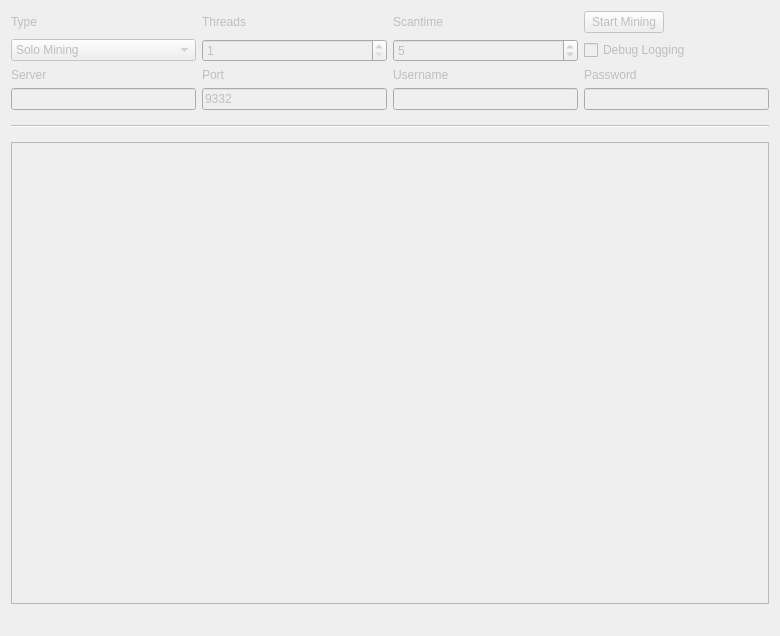
<?xml version="1.0" encoding="UTF-8"?>
<ui version="4.0">
 <class>MiningPage</class>
 <widget class="QWidget" name="MiningPage">
  <property name="enabled">
   <bool>false</bool>
  </property>
  <property name="geometry">
   <rect>
    <x>0</x>
    <y>0</y>
    <width>780</width>
    <height>636</height>
   </rect>
  </property>
  <property name="windowTitle">
   <string>Mining</string>
  </property>
  <layout class="QGridLayout" name="gridLayout">
   <property name="sizeConstraint">
    <enum>QLayout::SetMaximumSize</enum>
   </property>
   <item row="7" column="1">
    <widget class="QLineEdit" name="serverLine">
     <property name="enabled">
      <bool>false</bool>
     </property>
    </widget>
   </item>
   <item row="6" column="3">
    <widget class="QLabel" name="usernameLabel">
     <property name="enabled">
      <bool>false</bool>
     </property>
     <property name="text">
      <string>Username</string>
     </property>
    </widget>
   </item>
   <item row="6" column="1">
    <widget class="QLabel" name="serverLabel">
     <property name="enabled">
      <bool>false</bool>
     </property>
     <property name="text">
      <string>Server</string>
     </property>
    </widget>
   </item>
   <item row="7" column="3">
    <widget class="QLineEdit" name="usernameLine">
     <property name="enabled">
      <bool>false</bool>
     </property>
     <property name="text">
      <string/>
     </property>
    </widget>
   </item>
   <item row="6" column="4">
    <widget class="QLabel" name="passwordLabel">
     <property name="enabled">
      <bool>false</bool>
     </property>
     <property name="text">
      <string>Password</string>
     </property>
    </widget>
   </item>
   <item row="6" column="2">
    <widget class="QLabel" name="portLabel">
     <property name="enabled">
      <bool>false</bool>
     </property>
     <property name="text">
      <string>Port</string>
     </property>
    </widget>
   </item>
   <item row="3" column="4">
    <widget class="QPushButton" name="startButton">
     <property name="sizePolicy">
      <sizepolicy hsizetype="Fixed" vsizetype="Fixed">
       <horstretch>0</horstretch>
       <verstretch>0</verstretch>
      </sizepolicy>
     </property>
     <property name="text">
      <string>Start Mining</string>
     </property>
    </widget>
   </item>
   <item row="8" column="1" colspan="4">
    <widget class="Line" name="line">
     <property name="sizePolicy">
      <sizepolicy hsizetype="Minimum" vsizetype="Fixed">
       <horstretch>0</horstretch>
       <verstretch>0</verstretch>
      </sizepolicy>
     </property>
     <property name="minimumSize">
      <size>
       <width>0</width>
       <height>20</height>
      </size>
     </property>
     <property name="orientation">
      <enum>Qt::Horizontal</enum>
     </property>
    </widget>
   </item>
   <item row="13" column="1" colspan="4">
    <widget class="QListWidget" name="list">
     <property name="autoScrollMargin">
      <number>100000</number>
     </property>
     <property name="dragDropMode">
      <enum>QAbstractItemView::DragOnly</enum>
     </property>
     <property name="selectionMode">
      <enum>QAbstractItemView::NoSelection</enum>
     </property>
     <property name="movement">
      <enum>QListView::Snap</enum>
     </property>
     <property name="batchSize">
      <number>10</number>
     </property>
    </widget>
   </item>
   <item row="14" column="1" colspan="2">
    <widget class="QLabel" name="shareCount">
     <property name="font">
      <font>
       <pointsize>10</pointsize>
       <weight>75</weight>
       <bold>true</bold>
      </font>
     </property>
     <property name="text">
      <string/>
     </property>
    </widget>
   </item>
   <item row="3" column="3">
    <widget class="QLabel" name="scantimeLabel">
     <property name="enabled">
      <bool>false</bool>
     </property>
     <property name="layoutDirection">
      <enum>Qt::LeftToRight</enum>
     </property>
     <property name="text">
      <string>Scantime</string>
     </property>
    </widget>
   </item>
   <item row="3" column="2">
    <widget class="QLabel" name="threadsLabel">
     <property name="enabled">
      <bool>false</bool>
     </property>
     <property name="text">
      <string>Threads</string>
     </property>
    </widget>
   </item>
   <item row="4" column="4">
    <widget class="QCheckBox" name="debugCheckBox">
     <property name="text">
      <string>Debug Logging</string>
     </property>
    </widget>
   </item>
   <item row="3" column="1">
    <widget class="QLabel" name="typeLabel">
     <property name="text">
      <string>Type</string>
     </property>
    </widget>
   </item>
   <item row="4" column="2">
    <widget class="QSpinBox" name="threadsBox">
     <property name="enabled">
      <bool>false</bool>
     </property>
     <property name="minimum">
      <number>1</number>
     </property>
     <property name="maximum">
      <number>99</number>
     </property>
     <property name="singleStep">
      <number>1</number>
     </property>
    </widget>
   </item>
   <item row="4" column="1">
    <widget class="QComboBox" name="typeBox">
     <property name="editable">
      <bool>false</bool>
     </property>
     <property name="currentIndex">
      <number>0</number>
     </property>
     <item>
      <property name="text">
       <string>Solo Mining</string>
      </property>
     </item>
     <item>
      <property name="text">
       <string>Pool Mining</string>
      </property>
     </item>
    </widget>
   </item>
   <item row="4" column="3">
    <widget class="QSpinBox" name="scantimeBox">
     <property name="enabled">
      <bool>false</bool>
     </property>
     <property name="minimum">
      <number>1</number>
     </property>
     <property name="value">
      <number>5</number>
     </property>
    </widget>
   </item>
   <item row="7" column="2">
    <widget class="QLineEdit" name="portLine">
     <property name="enabled">
      <bool>false</bool>
     </property>
     <property name="text">
      <string>9332</string>
     </property>
     <property name="value" stdset="0">
      <number>9332</number>
     </property>
    </widget>
   </item>
   <item row="7" column="4">
    <widget class="QLineEdit" name="passwordLine">
     <property name="enabled">
      <bool>false</bool>
     </property>
    </widget>
   </item>
   <item row="14" column="3" colspan="2">
    <widget class="QLabel" name="mineSpeedLabel">
     <property name="sizePolicy">
      <sizepolicy hsizetype="Preferred" vsizetype="Preferred">
       <horstretch>0</horstretch>
       <verstretch>0</verstretch>
      </sizepolicy>
     </property>
     <property name="font">
      <font>
       <pointsize>10</pointsize>
       <weight>75</weight>
       <bold>true</bold>
      </font>
     </property>
     <property name="text">
      <string/>
     </property>
     <property name="alignment">
      <set>Qt::AlignRight|Qt::AlignTrailing|Qt::AlignVCenter</set>
     </property>
    </widget>
   </item>
  </layout>
 </widget>
 <layoutdefault spacing="6" margin="11"/>
 <tabstops>
  <tabstop>startButton</tabstop>
  <tabstop>typeBox</tabstop>
  <tabstop>threadsBox</tabstop>
  <tabstop>scantimeBox</tabstop>
  <tabstop>serverLine</tabstop>
  <tabstop>portLine</tabstop>
  <tabstop>usernameLine</tabstop>
  <tabstop>passwordLine</tabstop>
  <tabstop>debugCheckBox</tabstop>
  <tabstop>list</tabstop>
 </tabstops>
 <resources/>
 <connections/>
</ui>
